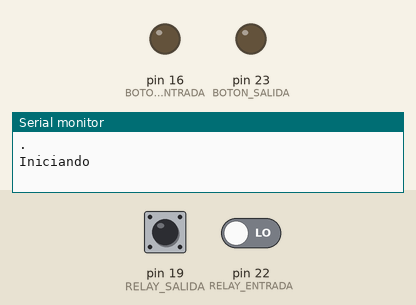
Simulated run of this sketch. Board: Arduino Mega 2560, built for the host (arithmetic inside an expression is 32-bit, double 64-bit). Shown: output pins drawn as LEDs (lit = HIGH), the last lines printed to the serial monitor. Dashed ring = blinking. The inputs (shaded band) are chosen by the test bench; at power-on: pin 19 (RELAY_SALIDA) LOW, pin 22 (RELAY_ENTRADA) LOW.

Above: at 1.2 s.
1.3 s: pin 19 (RELAY_SALIDA) pulsed HIGH 5 times (0.12 s each, 0.3 s apart)
4.3 s: pin 22 (RELAY_ENTRADA) driven HIGH
At 5.2 s:
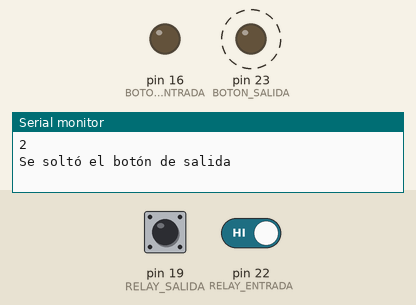
Timing chart, 0 to 7.9 s (numbered marks = the images above; inputs shaded):
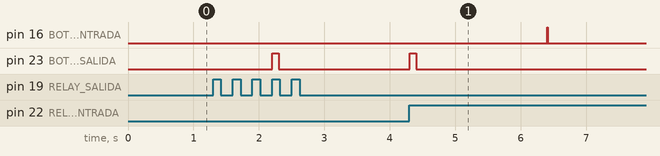

Measured:
- after the input at 1.3 s, pin 23 (BOTON_SALIDA): LOW → HIGH after 0.90 s, → LOW 0.10 s later
- after the input at 4.3 s, pin 16 (BOTON_ENTRADA): LOW → HIGH after 2.1 s, → LOW 0.01 s later

The sketch:

attachInterrupt_High_v2.ino
```cpp
// Wiegand
const int RELAY_ENTRADA = 22;
const int RELAY_SALIDA = 19;

// Botones a simular, que van a la RPI
const int BOTON_ENTRADA = 16;
const int BOTON_SALIDA = 23;

const int DELAY_ESPERA_ENTRADA = 2000;
const int DELAY_ESPERA_SALIDA = 2000;

// Variables
int estadoRelayEntrada = HIGH;
int estadoRelaySalida = HIGH;

// Contadores
int cuentaEntradas = 0;
int cuentaSalidas = 0;

void setup() {
  // put your setup code here, to run once:
  Serial.begin(115200);
  Serial.println(".");
  Serial.println("Iniciando");

  pinMode(RELAY_ENTRADA, INPUT_PULLDOWN);
  pinMode(RELAY_SALIDA, INPUT_PULLDOWN);

  pinMode(BOTON_ENTRADA, OUTPUT);
  pinMode(BOTON_SALIDA, OUTPUT);

  attachInterrupt(digitalPinToInterrupt(RELAY_ENTRADA), buscarSiHayEntrada, RISING);
  attachInterrupt(digitalPinToInterrupt(RELAY_SALIDA), buscarSiHaySalida, RISING);

  digitalWrite(BOTON_ENTRADA, LOW);
  digitalWrite(BOTON_SALIDA, LOW);
}

// void contadorDeTiempo() {
//   static unsigned long ultimaVezPresionado = 0;
//   unsigned long horaInterruptor = millis();
// }

void buscarSiHayEntrada() {
  static unsigned long ultimaVezPresionadoEntrada = 0;
  unsigned long horaInterruptorEntrada = millis();

  estadoRelayEntrada = digitalRead(RELAY_ENTRADA);
  // Serial.println(estadoRelayEntrada);
  if (estadoRelayEntrada == HIGH) {
    if (horaInterruptorEntrada - ultimaVezPresionadoEntrada > DELAY_ESPERA_ENTRADA) {
      cuentaEntradas++;
      Serial.println(millis());
      Serial.println("Se pulsó el relay de entrada! Activando botón de entrada... ");
      Serial.print(cuentaEntradas);
      Serial.println();
      digitalWrite(BOTON_ENTRADA, HIGH);
      delay(10);
      digitalWrite(BOTON_ENTRADA, LOW);
      Serial.println("Se soltó el botón de entrada");
      delay(DELAY_ESPERA_ENTRADA);

      ultimaVezPresionadoEntrada = horaInterruptorEntrada;
    }
  }
}

void buscarSiHaySalida() {
  static unsigned long ultimaVezPresionadoSalida = 0;
  unsigned long horaInterruptorSalida = millis();

  estadoRelaySalida = digitalRead(RELAY_SALIDA);
  // Serial.println(estadoRelayEntrada);
  if (estadoRelayEntrada == HIGH) {
    if (horaInterruptorSalida - ultimaVezPresionadoSalida > DELAY_ESPERA_SALIDA) {
      cuentaSalidas++;
      Serial.println(millis());
      Serial.println("Se pulsó el relay de salida! Activando botón de salida... ");
      Serial.print(cuentaSalidas);
      Serial.println();
      digitalWrite(BOTON_SALIDA, HIGH);
      delay(100);
      digitalWrite(BOTON_SALIDA, LOW);
      Serial.println("Se soltó el botón de salida");
      delay(DELAY_ESPERA_SALIDA);

      ultimaVezPresionadoSalida = horaInterruptorSalida;
    }
  }
}

void loop() {
  // put your main code here, to run repeatedly:
  // Serial.println("Estoy en el loop");
  // buscarSiHayEntrada();
  // buscarSiHaySalida();
}
```
